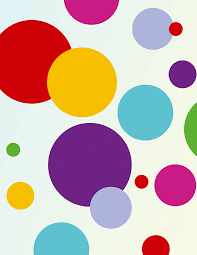
#> input picture ThomasMao/examples/download4.png, 197 x 255 px, found by its file name
$ python trafficLightDetector.py
#> lines starting #> are read from the running program, lines starting #| are printed output that depends on the picture; after the words box and inside, x2 and y2 are one past the last pixel; in counts of white or black regions, pixels touching at a corner belong together
#> further down, im is the input picture: shape (255, 197, 3); mean B, G, R 169.6, 173.2, 202.4
# -*- coding: utf-8 -*-
"""
Created on Wed Nov 21 14:19:32 2018

@author: 13015
"""
import numpy as np
import cv2
import matplotlib.pyplot as plt

def detectcircle(inputMat):
    imasgray=cv2.cvtColor(inputMat, cv2.COLOR_BGR2GRAY)
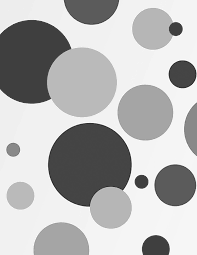
#> imasgray: shape (255, 197); min 43, max 253, mean 181.6
    imasgray = cv2.medianBlur(imasgray,5)
    circles = cv2.HoughCircles(imasgray,cv2.HOUGH_GRADIENT,1,20,
                            param1=50,param2=30,minRadius=0,maxRadius=0)
#> circles = [[152.5, 28.5, 20.8], [110.5, 207.5, 21], [81.5, 81.5, 35.3], [144.5, 111.5, 27.5], [88.5, 163.5, 40.8], [174.5, 184.5, 20.4], [30.5, 62.5, 42.7], [60.5, 250.5, 28.8], [19.5, 195.5, 13.4], [182.5, 73.5, 13.2]]
    return circles
def cvtColor(inputMat):
    out=cv2.cvtColor(inputMat, cv2.COLOR_BGR2GRAY)
    return out

im=cv2.imread('./download4.png')

circles=detectcircle(im)
for i in circles[0,:]:
    # draw the outer circle
    cv2.circle(im,(i[0],i[1]),i[2],(0,255,0),2)
    # draw the center of the circle
    cv2.circle(im,(i[0],i[1]),2,(0,0,255),3)
#> this loop made 10 passes
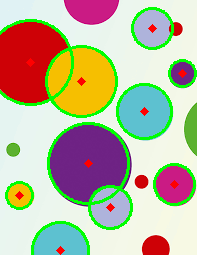
#> im: shape (255, 197, 3); 9.64% of pixels changed, all inside (x1, y1, x2, y2) = (0, 7, 197, 255)

plt.imshow(im)

$ run again, with ThomasMao/examples/download2.jpg saved as ThomasMao/examples/download4.png
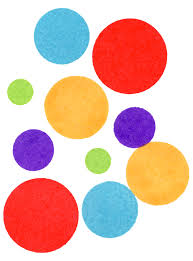
#> input picture ThomasMao/examples/download2.jpg, 193 x 261 px, found by its file name
#> im is the input picture: shape (261, 193, 3); mean B, G, R 182.3, 190.2, 228.1
#> in detectcircle, `imasgray=cv2.cvtColor(inputMat, cv2.COLOR_BGR2GRAY)`:
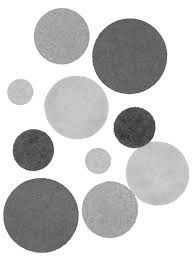
#> imasgray: shape (261, 193); min 43, max 255, mean 200.7
#> in detectcircle, `circles = cv2.HoughCircles(imasgray,cv2.HOUGH_GRADIENT,1,20, param1=50..`: circles = [[129.5, 55.5, 37.3], [76.5, 107.5, 31.8], [61.5, 35.5, 27.5], [39.5, 214.5, 36.6], [157.5, 172.5, 31.9], [134.5, 127.5, 20.8], [109.5, 209.5, 28.5], [32.5, 149.5, 21], [97.5, 160.5, 13.2], [20.5, 91.5, 12.7]]
#> the loop `for i in circles[0,:]:` made 10 passes
#> after the loop `for i in circles[0,:]:`:
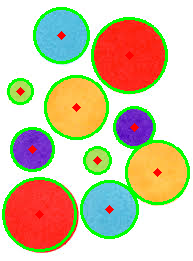
#> im: shape (261, 193, 3); 10.36% of pixels changed, all inside (x1, y1, x2, y2) = (2, 7, 190, 252)

$ run again, with ThomasMao/examples/download3.jpg saved as ThomasMao/examples/download4.png
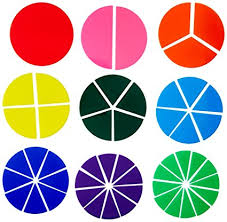
#> input picture ThomasMao/examples/download3.jpg, 227 x 222 px, found by its file name
#> im is the input picture: shape (222, 227, 3); mean B, G, R 161.8, 159.8, 178
#> in detectcircle, `imasgray = cv2.medianBlur(imasgray,5)`:
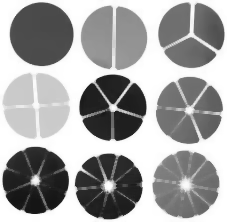
#> imasgray: shape (222, 227); min 21, max 255, mean 162.9
#> in detectcircle, `circles = cv2.HoughCircles(imasgray,cv2.HOUGH_GRADIENT,1,20, param1=50..`: circles = 36 rows, first 8: [41.5, 33.5, 32.2], [34.5, 179.5, 33.5], [164.5, 126.5, 55], [144.5, 130.5, 72.2], [127.5, 144.5, 71], [151.5, 150.5, 52.2], [151.5, 58.5, 58.9], [76.5, 125.5, 37.7]
#> the loop `for i in circles[0,:]:` made 36 passes
#> after the loop `for i in circles[0,:]:`:
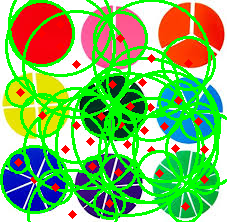
#> im: shape (222, 227, 3); mean B, G, R 105.1, 185.3, 131
